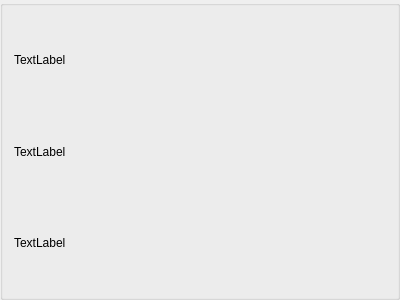
<?xml version="1.0" encoding="UTF-8"?>
<ui version="4.0">
 <customwidgets>
  <customwidget>
   <class>BaseWgt</class>
   <extends>QGroupBox</extends>
   <header>BaseWgt.h</header>
   <container>1</container>
  </customwidget>
 </customwidgets>
 <class>WhetherWgt</class>
 <widget class="BaseWgt" name="WhetherWgt">
  <property name="geometry">
   <rect>
    <x>0</x>
    <y>0</y>
    <width>400</width>
    <height>300</height>
   </rect>
  </property>
  <property name="windowTitle">
   <string>Form</string>
  </property>
  <layout class="QVBoxLayout" name="main_lay">
   <item>
    <widget class="QLabel" name="label">
     <property name="text">
      <string>TextLabel</string>
     </property>
    </widget>
   </item>
   <item>
    <widget class="QLabel" name="label_2">
     <property name="text">
      <string>TextLabel</string>
     </property>
    </widget>
   </item>
   <item>
    <widget class="QLabel" name="label_3">
     <property name="text">
      <string>TextLabel</string>
     </property>
    </widget>
   </item>
  </layout>
 </widget>
 <resources/>
 <connections/>
</ui>
